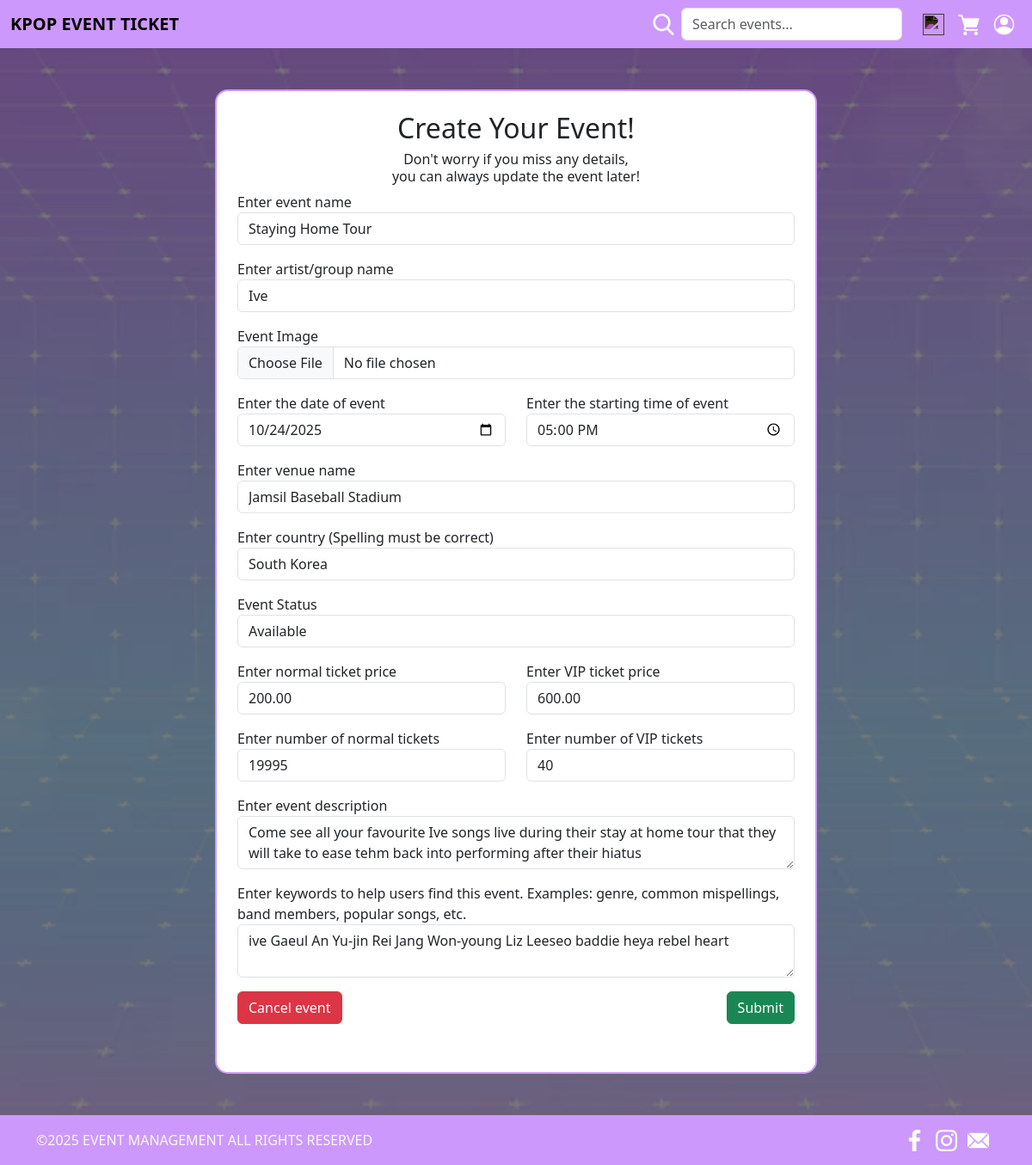
The app's page /edit/5, older data.
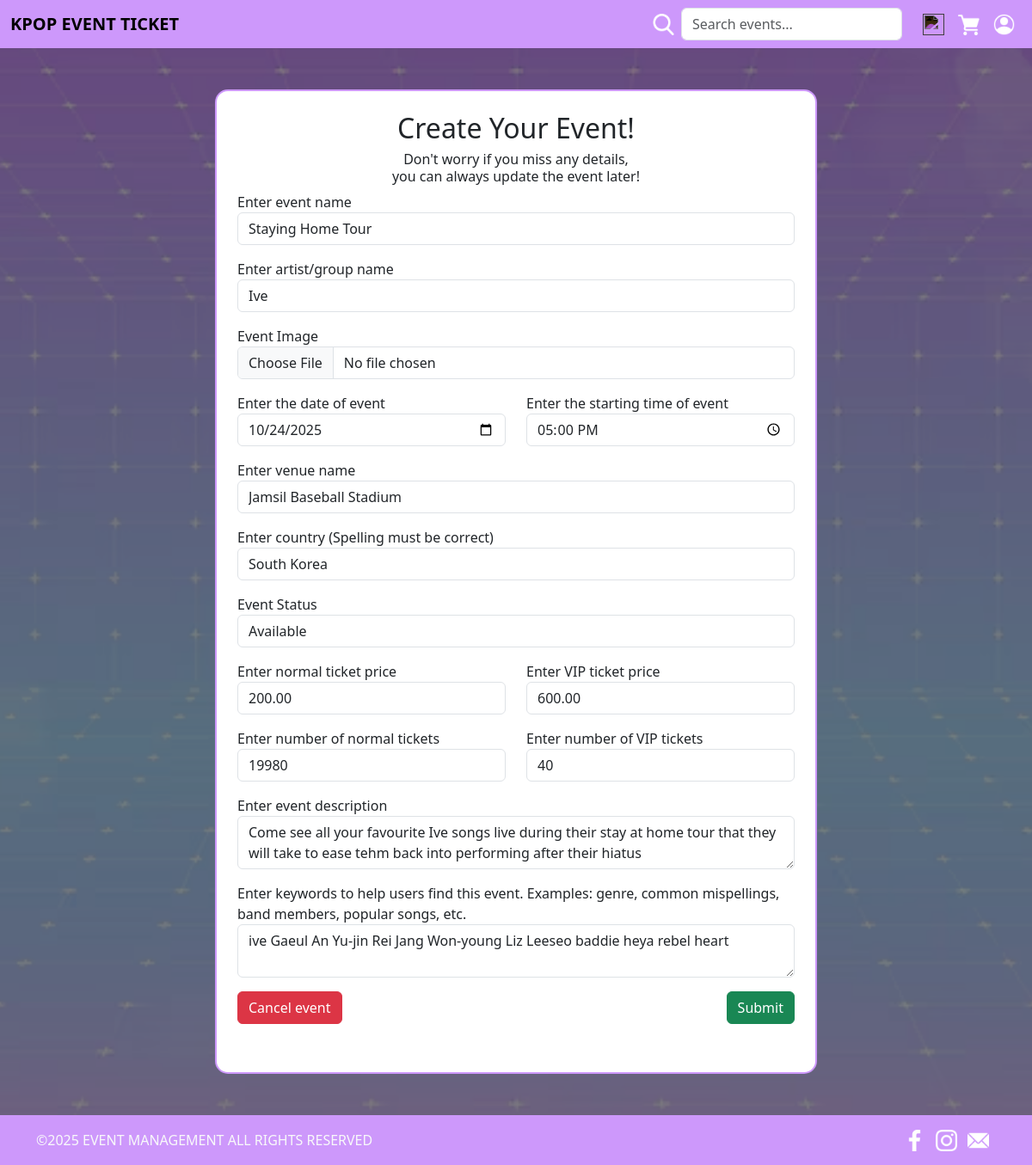
The same page, newer data.
### website/models.py (models this page shows, shortened)
class Event(db.Model):
    __tablename__ = 'event'
    eventid = db.Column(db.Integer, db.Sequence('seq_reg_id', start=1, increment=1), primary_key=True)
    userid = db.Column(db.Integer, db.ForeignKey('user.userid'))
    artist = db.Column(db.String(100), index=True, nullable=False)
    startTime = db.Column(db.Time, index=True, nullable=False)
    date = db.Column(db.Date, index=True, nullable=False)
    location = db.Column(db.String(100), index=True, nullable=False)
    country = db.Column(db.String(100), index=True, nullable=False)
    title = db.Column(db.String(100), index=True, nullable=False)
    description = db.Column(db.String(255), index=True, nullable=False)
    image = db.Column(db.String(100), index=True, nullable=False)
    status = db.Column(db.String(50), nullable=False, default='Active')
    tags = db.Column(db.String(255), index=True, nullable=True)
    normalAvail = db.Column(db.Integer, index=True, nullable=False)
    vipAvail = db.Column(db.Integer, index=True, nullable=False)
    normalPrice = db.Column(db.Numeric(10,2), index=True, nullable=False)
    vipPrice = db.Column(db.Numeric(10,2), index=True, nullable=False)
    comments = db.relationship('Comment', backref='event', lazy=True)
    orders = db.relationship('Order', backref='event', lazy=True)

### website/edit.py (the view, shortened to what this page needs)
@editbp.route('/edit/<int:eventid>', methods=['GET', 'POST'])
def edit(eventid):
    event = Event.query.get_or_404(eventid)
    form = EditEvent(obj=event)
    return render_template('edit.html', form=form, event=event, title='Edit')

### website/forms.py
class EditEvent(FlaskForm):
    def validate_eventdate(form, field):
        print("Validating date:", field.data)
        if field.data < date.today():
            raise ValidationError('The date cannot be in the past.')
    title = StringField('Enter event name')
    artist = StringField('Enter artist/group name')
    image = FileField('Event Image', validators=[FileAllowed(['jpg', 'png', 'jpeg'], 'Images only!')])
    date = DateField('Enter the date of event', validators=[validate_eventdate])
    startTime = TimeField('Enter the starting time of event')
    location = StringField('Enter venue name')
    country = StringField('Enter country (Spelling must be correct)')
    normalPrice = DecimalField('Enter normal ticket price')
    vipPrice = DecimalField('Enter VIP ticket price')
    normalAvail = IntegerField('Enter number of normal tickets')
    vipAvail = IntegerField('Enter number of VIP tickets')
    status = StringField('Event Status')
    description = TextAreaField('Enter event description')
    tags = TextAreaField('Enter keywords to help users find this event. Examples: genre, common mispellings, band members, popular songs, etc.')
    submit = SubmitField('Submit')

### website/templates/edit.html (shortened to what the changed rows need)
{% extends 'base.html' %}
{% from 'bootstrap5/form.html' import render_form %}
{% block head %}
<link rel="stylesheet" href="{{ url_for('static', filename='Style/EventCreationStyle.css') }}">
{% endblock %}
{% block content %}
        <div class="d-flex justify-content-center my-5">
            <div class="card p-4" style="max-width: 700px; width: 100%; border: #cd98fb solid 2px; border-radius: 15px;">
                <h2 class="text-center">Create Your Event!</h2>
                <form action="" method="post" enctype="multipart/form-data" novalidate>
                    <div class="mb-3">
                        <div class="form-group">
                            {{ form.title.label }}
                            {{ form.title(class_="form-control", size=32) }}
                        </div>
                    </div>
                    <div class="mb-3">
                        <div class="form-group">
                            {{ form.artist.label }}
                            {{ form.artist(class_="form-control", size=32) }}
                        </div>
                    </div>
                    <div class="mb-3">
                        <div class="form-group">
                            {{ form.image.label }}
                            {{ form.image(class_="form-control", size=32) }}
                        </div>
                    </div>
                    <div class="row mb-3">
                        <div class="col-md-6">
                            <div class="form-group">
                                {{ form.date.label }}<br>
                                {{ form.date(class_="form-control", size=32, type='date') }}
                            </div>
                        </div>
                        <div class="col-md-6">
                            <div class="form-group">
                                {{ form.startTime.label }}
                                {{ form.startTime(class_="form-control", size=32, type='time') }}
                            </div>
                        </div>
                    </div>
                    <div class="mb-3">
                        <div class="form-group">
                            {{ form.location.label }}
                            {{ form.location(class_="form-control", size=32) }}
                        </div>
                    </div>
                    <div class="mb-3">
                        <div class="form-group">
                            {{ form.country.label }}
                            {{ form.country(class_="form-control", size=32) }}
                        </div>
                    </div>
                    <div class="mb-3">
                        <div class="form-group">
                            {{ form.status.label }}
                            {{ form.status(class_="form-control") }}
                        </div>
                    </div>
                    <div class="row mb-3">
                        <div class="col-md-6">
                            <div class="form-group">
                                {{ form.normalPrice.label }}
                                {{ form.normalPrice(class_="form-control", size=32) }}
                            </div>
                        </div>
                        <div class="col-md-6">
                            <div class="form-group">
                                {{ form.vipPrice.label }}
                                {{ form.vipPrice(class_="form-control", size=32) }}
                            </div>
                        </div>
                    </div>
                    <div class="row mb-3">
                        <div class="col-md-6">
                            <div class="form-group">
                                {{ form.normalAvail.label }}
                                {{ form.normalAvail(class_="form-control", size=32) }}
                            </div>
                        </div>
                        <div class="col-md-6">
                            <div class="form-group">
                                {{ form.vipAvail.label }}
                                {{ form.vipAvail(class_="form-control", size=32) }}
                            </div>
                        </div>
                    </div>
                    <div class="mb-3">
                        <div class="form-group">
                            {{ form.description.label }}
                            {{ form.description(class_="form-control", size=32) }}
                        </div>
                    </div>
                    <div class="mb-3">
                        <div class="form-group">
                            {{ form.tags.label }}
                            {{ form.tags(class_="form-control", size=32) }}
                        </div>
                    </div>
                </form>
            </div>
        </div>
{% endblock %}

Row changes from the older to the newer data that the page shows:
changed Event "Staying Home Tour": normalAvail "19995" → "19980"
